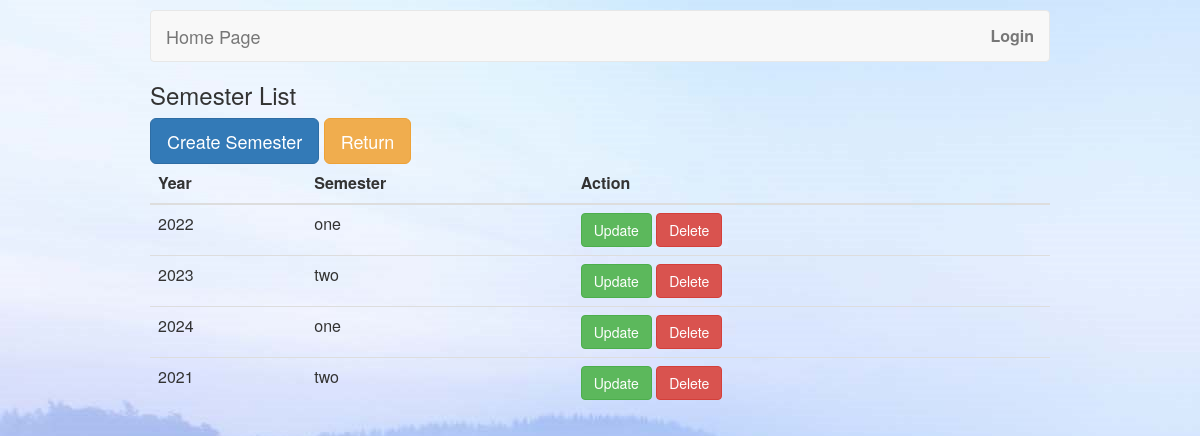
The app's page /semesters/ with its own data.
### Scenario/models.py (models this page shows, shortened)
class Semester(models.Model):
    year = models.IntegerField(null=True, blank=True)
    semester = models.CharField(max_length=255, null=True, blank=True)

### Scenario/views.py (the view)
# urls.py: path('semesters/', listSemester.as_view(), name="semester_list"),
class listSemester(ListView):
    model = Semester
    template_name = "semester_list.html"

### templates/semester_list.html (shortened to what this page needs)
{% extends 'base.html' %}
{% block content %}
    <h3>Semester List</h3>
    <a class="btn btn-primary btn-lg" href="{% url 'semester_create' %}" role="button">Create Semester</a>
    <a class="btn btn-warning btn-lg" href="{% url 'admin_home' %}" role="button">Return</a>
    <div class="card-body table-responsive p-0">
        <table class="table table-hover text-nowrap">
            <thead>
            <tr>
                <th>Year</th>
                <th>Semester</th>
                <th>Action</th>
            </tr>
            </thead>
            <tbody>
            {% for semester in object_list %}
                <tr>
                    <td>{{ semester.year }}</td>
                    <td>{{ semester.semester }}</td>
                    <td>
                        <a class="btn btn-success" href="{% url 'semester_update' semester.id %}" role="button">Update
                        </a>
                        <a class="btn btn-danger" href="{% url 'semester_delete' semester.id %}" role="button">Delete
                        </a>
                    </td>
                </tr>
            {% endfor %}
            </tbody>
        </table>
    </div>
{% endblock %}

### static/CSS/base.css (style rules this page uses)
body { margin: 0 auto; padding:10px 150px 0 150px; background-image:url('CachedImage_1920_1080_POS4.jpg'); font-size: 16px; line-height: 1.5em; }

### records on screen
Semester: year "2022", semester "one"
Semester: year "2023", semester "two"
Semester: year "2024", semester "one"
Semester: year "2021", semester "two"
